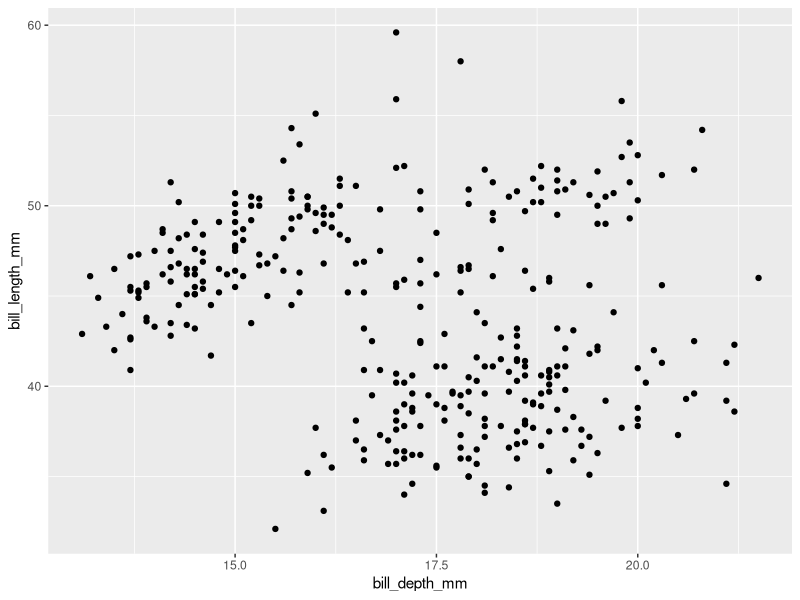
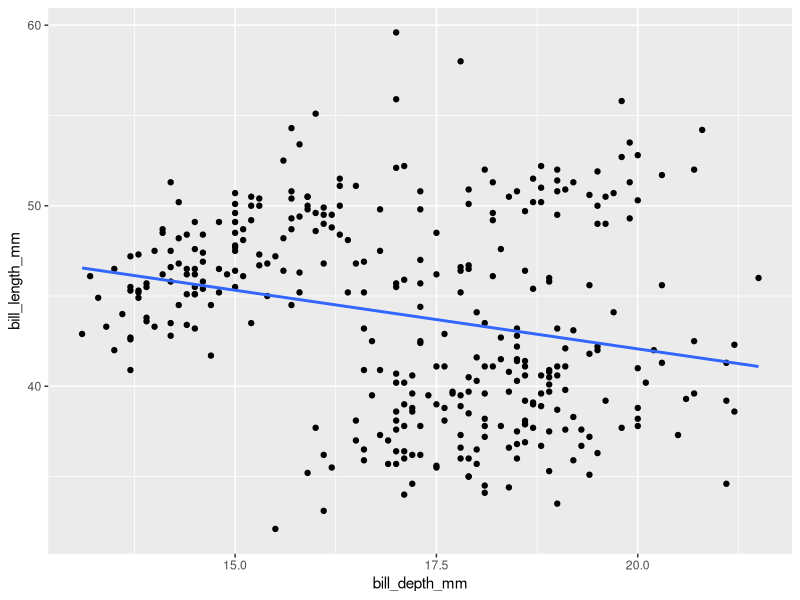
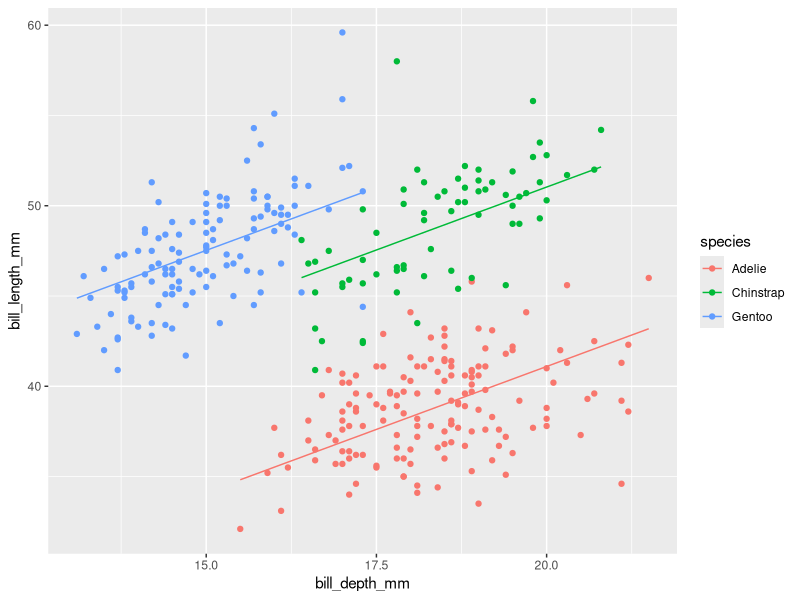
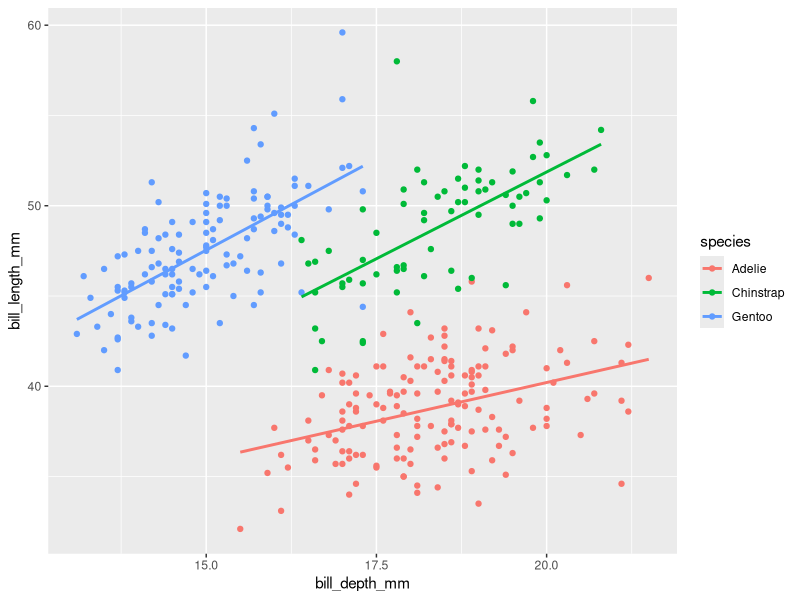

Generate these figures, in order, with R:
## ---- chunk 1
knitr::opts_chunk$set(echo = TRUE)
## ---- chunk 2
library(tidyverse);  
library(palmerpenguins); # https://allisonhorst.github.io/palmerpenguins/articles/intro.html
# https://education.rstudio.com/blog/2020/07/palmerpenguins-cran/
## ---- chunk 3
# Let's take a first look at the data
glimpse(penguins);
## ---- chunk 4
# First step let's look at the association between bill depth and bill length
penguins %>% ggplot(aes(x=bill_depth_mm, y=bill_length_mm)) +
  geom_point()

# Let's get rid of the warning
penguins_clean <- penguins %>% 
  filter(!is.na(bill_depth_mm) & !is.na(bill_length_mm))
penguins_clean %>% ggplot(aes(x=bill_depth_mm, y=bill_length_mm)) +
  geom_point() +
  geom_smooth(method="lm", se=FALSE)

# Now we can fit a linear regression model to start exploring this association more deeply
model1 <- lm(bill_length_mm ~ bill_depth_mm, data = penguins_clean)
summary(model1)$coefficients

## ---- chunk 5
glimpse(penguins_clean)

# New variable to add to the model: species (Adelie, Chinstrap, and Gentoo)
model2 <- lm(bill_length_mm ~ bill_depth_mm + species, data = penguins_clean)
summary(model2)$coefficients

# y-hat = beta0-hat + beta1-hat*x1 + beta2-hat * x2 + beta3-hat * x3
# x1: bill_depth_mm
# x2: I(species is chinstrap)
# x3: I(species is gentoo)
# If x2=1 and x3=1: IMPOSSIBLE
# If x2=0 and x3=0: Adelie
# If x2=1 and x3=0: Chinstrap
# If x2=0 and x3=1: Gentoo

# The baseline level is Adelie bcs it doesn't show up in the coefficients table
 






# Let's visualize this fitted line
library(broom)
penguins_clean %>% ggplot(aes(x=bill_depth_mm, y=bill_length_mm, color=species)) +
  geom_point() +
  geom_line(data=augment(model2), aes(y=.fitted))


# What about an interaction term?
model3 <- lm(bill_length_mm ~ bill_depth_mm * species, data = penguins_clean)
summary(model2)$coefficients

penguins_clean %>% ggplot(aes(x=bill_depth_mm, y=bill_length_mm, color=species)) +
  geom_point() +
  geom_smooth(method="lm", se=FALSE)
## ---- chunk 6
# Set up
set.seed(17); 
n <- nrow(penguins_clean)
training_indices <- sample(1:n, size=round(0.8*n))

penguins_clean <- penguins_clean %>% rowid_to_column() # adds a new ID column


# Create training dataset
train <- penguins_clean %>% filter(rowid %in% training_indices)
y_train <- train$bill_length_mm;

# Testing dataset includes all observations NOT in the training data
test <- penguins_clean %>% filter(!rowid %in% training_indices)
y_test <- test$bill_length_mm;



# Fit models to training data
modA_train <- lm(bill_length_mm ~ bill_depth_mm,           data = train)
modB_train <- lm(bill_length_mm ~ bill_depth_mm + species, data = train)
modC_train <- lm(bill_length_mm ~ bill_depth_mm * species, data = train)



# Make predictions for testing data using training model
yhat_modA_test <- predict(modA_train, newdata = test)
yhat_modB_test <- predict(modB_train, newdata = test)
yhat_modC_test <- predict(modC_train, newdata = test)

# Make predictions for training data using training model
yhat_modA_train <- predict(modA_train, newdata = train)
yhat_modB_train <- predict(modB_train, newdata = train)
yhat_modC_train <- predict(modC_train, newdata = train)



# Calculate RMSE for testing data
modA_test_RMSE <- sqrt(sum((y_test - yhat_modA_test)^2) / nrow(test))
modB_test_RMSE <- sqrt(sum((y_test - yhat_modB_test)^2) / nrow(test))
modC_test_RMSE <- sqrt(sum((y_test - yhat_modC_test)^2) / nrow(test))



# Calculate RMSE for training data
modA_train_RMSE <- sqrt(sum((y_train - yhat_modA_train)^2) / nrow(train))
modB_train_RMSE <- sqrt(sum((y_train - yhat_modB_train)^2) / nrow(train))
modC_train_RMSE <- sqrt(sum((y_train - yhat_modC_train)^2) / nrow(train))

mytable <- tibble(Model = c("A","B","C"),
       RMSE_testdata = c(modA_test_RMSE, modB_test_RMSE, modC_test_RMSE),
       RMSE_traindata = c(modA_train_RMSE, modB_train_RMSE, modC_train_RMSE),
       ratio_of_RMSEs = RMSE_testdata / RMSE_traindata)

library(knitr)
knitr::kable(mytable)



